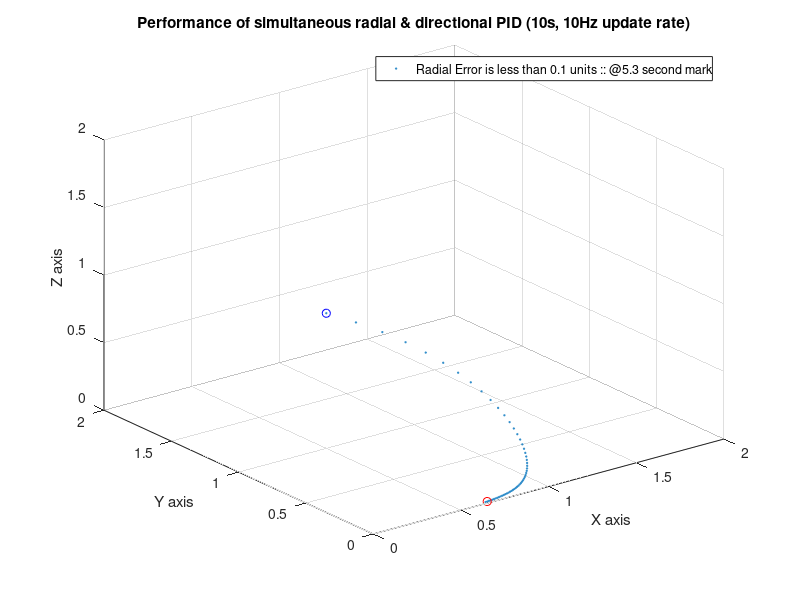

The MATLAB script that drew this image:

% refer to the image attached in the folder for clarity

time = 0;
timeResolution = 0.1;

% Arbitrarily chosen PID parameters: Kp, Ki, Kd
% for velocity and angle modification
KiVy = 0.2;
KpVy = 2;
KiW = 0.1;
KpW = 1;
KiVx = 0.2;
KpVx = 2;

% Origin -> AUV position ; target -> target position
target = [1,2,2]; % x,y,z

% Scaling factor (of 2) to translate real distances to camera distances
camera = target./2;

% Vector that stores what the camera sees at every resolution point
C = camera;

% Vectors for the AUV's starting position and orientation
currentPosition = [0,0,0];
currentDirection = [1,0,0];

% Integral error (for Ki). The "translation function" is 0.1/(1+Zerror^2)
IntY = 0;
IntX = 0;
IntX_1 = 0;

% Global (x,y,z) corresponds to the camera's (Z,Y,X) axes

for time = (0:1:100)
    Zerror = camera(3);     % corresponds to X error of camera
    Yerror = camera(2);     % corresponds to Y error of camera
    Z_1error = 0.1/(1+Zerror^2);    % corresponds to Z error (into camera)
    
    % modify Integral error at every timestep
    IntX = IntX + Zerror*timeResolution;
    IntY = IntY + Yerror*timeResolution;
    IntX_1 = IntX_1 + Z_1error*timeResolution;

    % V = Kp*d is implicity an integral controller (as shown in the image 
    % pinned in the folder)
    
    Vy = KpVy*Yerror ; %+ KiVy*IntX_1;      % upward velocity
    W = KpW*Zerror ; %+ KiW*IntX;           % omega
    Vx = KpVx*Z_1error ; %+ KiVx*IntX_1;    % radial velocity
    
    % o -> angle of the camera (orientation of the AUV)
    o = W*timeResolution;
    
    % matrix to convert the local X,Y,Z velocities to motion in the global axes
    R = [[cos(o), 0, sin(o)];[0, 1, 0];[-sin(o), 0, cos(o)]];
    
    % Compute translations in the X,Y and Z coordinates
    tcow = [target(1)-Vx*timeResolution,target(2)-Vy*timeResolution,target(3)];
    target = tcow;
    
    % Convert these translations into the global coordinates
    target = target*R';
    
    % The camera sees a small error, 
    if ((camera(3))^2 + (camera(2))^2 > 0.0001)
        ResPt = camera;
        T = time;
    else
        break;
    end
    
    % complete the loop by changing the camera's view
    camera = target./2;
    C = [C;camera];
end

% plotting the camera's view
figure
scatter3(C(:,1),C(:,2),C(:,3),1);
hold on;
scatter3(0.5,1,1, 'b');
scatter3(ResPt(1),ResPt(2),ResPt(3), 'r');
hold off;
legend('Radial Error is less than 0.1 units :: @5.3 second mark','Location','Northeast');
title('Performance of simultaneous radial & directional PID (10s, 10Hz update rate)');
xlabel('X axis');
ylabel('Y axis');
zlabel('Z axis');
set(gca,'XLim',[0 2],'YLim',[0 2],'ZLim',[0 2]);
